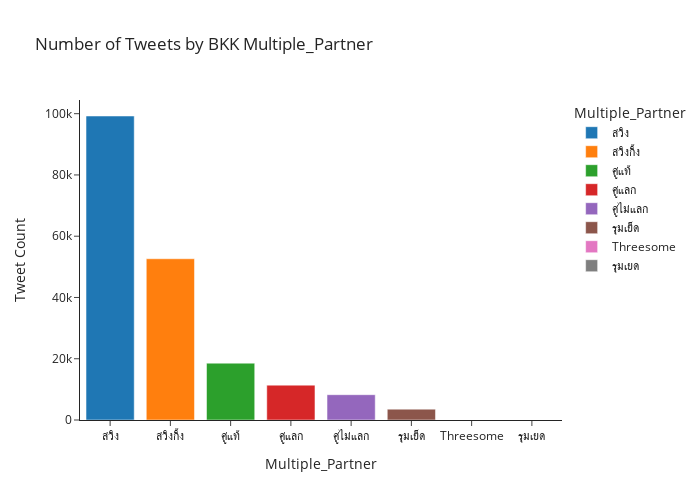

Source (notebook cell):
### Code cell
partner_plot = count_plot_by_group(df_tweet_processed, "Multiple_Partner")
partner_plot

### Figure 1 — Plotly figure (JSON) as saved in the notebook; plotly's stock layout.template omitted (floating-point values rounded to 4 significant figures)
{"data": [{"alignmentgroup": "True", "hovertemplate": "Multiple_Partner=%{x}<br>Tweet Count=%{y}<extra></extra>", "legendgroup": "สวิง", "marker": {"color": "#1F77B4", "pattern": {"shape": ""}}, "name": "สวิง", "offsetgroup": "สวิง", "orientation": "v", "showlegend": true, "textposition": "auto", "type": "bar", "x": ["สวิง"], "xaxis": "x", "y": [99244], "yaxis": "y"}, {"alignmentgroup": "True", "hovertemplate": "Multiple_Partner=%{x}<br>Tweet Count=%{y}<extra></extra>", "legendgroup": "สวิงกิ้ง", "marker": {"color": "#FF7F0E", "pattern": {"shape": ""}}, "name": "สวิงกิ้ง", "offsetgroup": "สวิงกิ้ง", "orientation": "v", "showlegend": true, "textposition": "auto", "type": "bar", "x": ["สวิงกิ้ง"], "xaxis": "x", "y": [52637], "yaxis": "y"}, {"alignmentgroup": "True", "hovertemplate": "Multiple_Partner=%{x}<br>Tweet Count=%{y}<extra></extra>", "legendgroup": "คู่แท้", "marker": {"color": "#2CA02C", "pattern": {"shape": ""}}, "name": "คู่แท้", "offsetgroup": "คู่แท้", "orientation": "v", "showlegend": true, "textposition": "auto", "type": "bar", "x": ["คู่แท้"], "xaxis": "x", "y": [18560], "yaxis": "y"}, {"alignmentgroup": "True", "hovertemplate": "Multiple_Partner=%{x}<br>Tweet Count=%{y}<extra></extra>", "legendgroup": "คู่แลก", "marker": {"color": "#D62728", "pattern": {"shape": ""}}, "name": "คู่แลก", "offsetgroup": "คู่แลก", "orientation": "v", "showlegend": true, "textposition": "auto", "type": "bar", "x": ["คู่แลก"], "xaxis": "x", "y": [11382], "yaxis": "y"}, {"alignmentgroup": "True", "hovertemplate": "Multiple_Partner=%{x}<br>Tweet Count=%{y}<extra></extra>", "legendgroup": "คู่ไม่แลก", "marker": {"color": "#9467BD", "pattern": {"shape": ""}}, "name": "คู่ไม่แลก", "offsetgroup": "คู่ไม่แลก", "orientation": "v", "showlegend": true, "textposition": "auto", "type": "bar", "x": ["คู่ไม่แลก"], "xaxis": "x", "y": [8264], "yaxis": "y"}, {"alignmentgroup": "True", "hovertemplate": "Multiple_Partner=%{x}<br>Tweet Count=%{y}<extra></extra>", "legendgroup": "รุมเย็ด", "marker": {"color": "#8C564B", "pattern": {"shape": ""}}, "name": "รุมเย็ด", "offsetgroup": "รุมเย็ด", "orientation": "v", "showlegend": true, "textposition": "auto", "type": "bar", "x": ["รุมเย็ด"], "xaxis": "x", "y": [3546], "yaxis": "y"}, {"alignmentgroup": "True", "hovertemplate": "Multiple_Partner=%{x}<br>Tweet Count=%{y}<extra></extra>", "legendgroup": "Threesome", "marker": {"color": "#E377C2", "pattern": {"shape": ""}}, "name": "Threesome", "offsetgroup": "Threesome", "orientation": "v", "showlegend": true, "textposition": "auto", "type": "bar", "x": ["Threesome"], "xaxis": "x", "y": [32], "yaxis": "y"}, {"alignmentgroup": "True", "hovertemplate": "Multiple_Partner=%{x}<br>Tweet Count=%{y}<extra></extra>", "legendgroup": "รุมเยด", "marker": {"color": "#7F7F7F", "pattern": {"shape": ""}}, "name": "รุมเยด", "offsetgroup": "รุมเยด", "orientation": "v", "showlegend": true, "textposition": "auto", "type": "bar", "x": ["รุมเยด"], "xaxis": "x", "y": [22], "yaxis": "y"}], "layout": {"barmode": "relative", "height": 500, "legend": {"title": {"text": "Multiple_Partner"}, "tracegroupgap": 0}, "title": {"text": "Number of Tweets by BKK Multiple_Partner"}, "width": 700, "xaxis": {"anchor": "y", "categoryarray": ["สวิง", "สวิงกิ้ง", "คู่แท้", "คู่แลก", "คู่ไม่แลก", "รุมเย็ด", "Threesome", "รุมเยด"], "categoryorder": "array", "domain": [0, 1], "title": {"text": "Multiple_Partner"}}, "yaxis": {"anchor": "x", "domain": [0, 1], "title": {"text": "Tweet Count"}}}}
